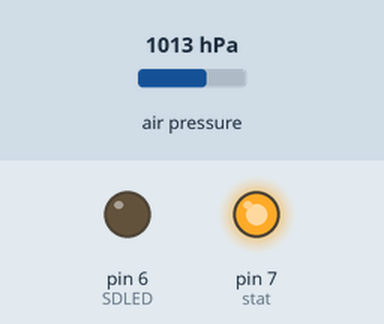
Recording of a sketch running on a simulated Arduino Uno, built with avr-gcc and run on an emulated ATmega328P. Shown: output pins drawn as LEDs (lit = HIGH). The inputs (shaded band) are chosen by the test bench; at power-on: air pressure 1013 hPa. Storage starts empty.

Above: at 2.11 s.
At 7.5 s:
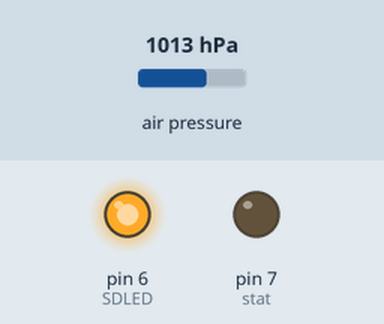
At 9.0 s:
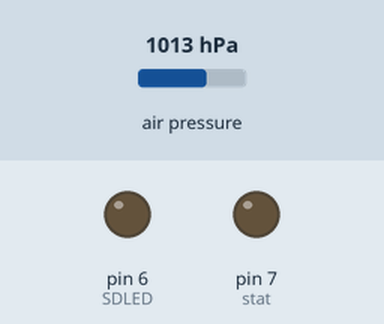
Timing chart, 0 to 10.5 s (numbered marks = the images above):
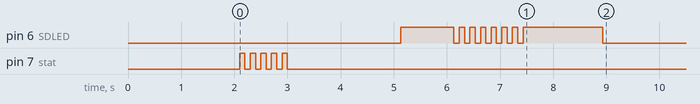

The sketch:

prototype1C.ino
```cpp
//#include <Adafruit_GPS.h>
#include <SoftwareSerial.h>
#include <SPI.h>
#include <SD.h>
#include <Wire.h>
#include <Adafruit_Sensor.h>
#include "Adafruit_BMP3XX.h"

//Adafruit_GPS GPS(&Serial);

#define BMP_SCK A5
#define BMP_MISO A4
#define SEALEVELPRESSURE_HPA (1013.25)
Adafruit_BMP3XX bmp; // I2C

uint32_t timer = millis();
const int chipSelect = 2;
const int stat = 7;
const int SDLED = 6;
char filename[10] = {'D','A','T','A',48,'.','t','x','t'};
int filenum = 48; //48 is the ASCII code for the number 0, 49 is 1, 50 is 2, and so on...

void setup() {
  delay(2000);

  // Prepare LEDS
  pinMode(SDLED,OUTPUT);
  pinMode(stat,OUTPUT);

  // Flash startup status signal
  digitalWrite(stat,LOW);
  delay(100);
  flashBegin();


  //-----------------------------------------------------------SD CARD SETUP------------------------------------------------------------------------
  //Initialize SD card
  delay(1000);
  if (!SD.begin(chipSelect)) {
    while (1){
    flashFailSD();
    }
  }

  // Search the SD card for an unused file name and generate that new file every startup.
  int flag1 = 0;
  while(flag1==0){
    if (filenum>57){
      while(1){
        flashFailSD();
      }
    }
    if (!SD.exists(filename)){ // If a card with the current filename does not exist do these things
      File dataFile = SD.open(filename,FILE_WRITE); // create the file and open it
      while(!dataFile); // wait for the file to become available
      dataFile.println(F("Begin data")); // print a bit of test characters
      dataFile.close(); // Close the file until we need it again
      flag1 = 1; // We do this to escape the while loop
    }
    else{ // If a file with the current file name does already exist, update the 5th character in the filename to try a different file name
      filenum++;
      filename[4] = filenum;
    }
    //delay(100);
  }

  // Flash the confirmation signal
  flashSDConfirm();
  //-----------------------------------------------------------SD CARD SETUP-----------------------------------------------------------------------


  //-----------------------------------------------------------SENSOR SETUP------------------------------------------------------------------------
  //Start with GPS
//  //set baud rate for GPS serial communication
//  GPS.begin(9600);
//
//  //Sending this command will tell me all of the data
//  GPS.sendCommand(PMTK_SET_NMEA_OUTPUT_RMCGGA);
//  GPS.sendCommand(PMTK_SET_NMEA_UPDATE_1HZ);   // 1 Hz update rate (This may need to be higher for the flights

  //IMU setup

  //BMP setup
  // Set up oversampling and filter initialization
  bmp.setTemperatureOversampling(BMP3_OVERSAMPLING_8X);
  bmp.setPressureOversampling(BMP3_OVERSAMPLING_4X);
  bmp.setIIRFilterCoeff(BMP3_IIR_FILTER_COEFF_3);

  if (!bmp.begin()) {
  while (1){
    flashFailedSensor();
  }
  }
}


void loop() {
//  // Start with checking for GPS updates
//  // Log GPS sentance
//  char c = GPS.read();
//
//  // if a sentence is received, we can check the checksum, parse it...
//  if (GPS.newNMEAreceived()) {
//    if (!GPS.parse(GPS.lastNMEA()))   // this also sets the newNMEAreceived() flag to false
//      return;  // we can fail to parse a sentence in which case we should just wait for another
//  }
//
//
//
//
//
//  // approximately every second or so, print out the current stats
//  if (millis() - timer > 1000) {
//    timer = millis(); // reset the timer
//
//    // save data to SD card every second
//    File dataFile = SD.open(filename, FILE_WRITE);
//
//    if ((GPS.fix)&&(dataFile)) {
//      float la = convertMinutesToDecimal(GPS.latitude,GPS.lat);
//      float lo = convertMinutesToDecimal(GPS.longitude,GPS.lon);
//
//      //Print data
//      dataFile.print(timer);
//      dataFile.print(",");
//      dataFile.print(la, 8);
//      dataFile.print(",");
//      dataFile.print(lo, 8);
//      dataFile.print(",");
//      dataFile.print(GPS.speed);
//      dataFile.print(",");
//      dataFile.print(GPS.angle);
//      dataFile.print(",");
//      dataFile.print(GPS.altitude);
//      dataFile.print(",");
//      dataFile.println((int)GPS.satellites);
//
//      dataFile.close();
//    }
//  }

  File dataFile = SD.open(filename,FILE_WRITE);
  dataFile.print(millis());
  dataFile.print(",");
  dataFile.print(bmp.temperature);
  dataFile.print(",");
  dataFile.print(bmp.pressure / 100.0);
  dataFile.print(",");
  dataFile.println(bmp.readAltitude(SEALEVELPRESSURE_HPA));
  dataFile.close();

  delay(200);
}


//float convertMinutesToDecimal(float loc, char hem){
//  //Start by turning minutes into decimals
//  int deg = round((loc/100)-0.500000);
//  loc = (loc/100.000000)-deg;
//
//  float decimals = loc/0.60000;
//
//  decimals = decimals+deg;
//
//  // determine positive or negative based on hemisphere
//  if ((hem=='W')||(hem=='S')){
//    decimals = decimals*-1;
//  }
//
//  return decimals;
//}

void flashBegin(){
  digitalWrite(stat,HIGH);
  delay(100);
  digitalWrite(stat,LOW);
  delay(100);
  digitalWrite(stat,HIGH);
  delay(100);
  digitalWrite(stat,LOW);
  delay(100);
  digitalWrite(stat,HIGH);
  delay(100);
  digitalWrite(stat,LOW);
  delay(100);
  digitalWrite(stat,HIGH);
  delay(100);
  digitalWrite(stat,LOW);
  delay(100);
  digitalWrite(stat,HIGH);
  delay(100);
  digitalWrite(stat,LOW);
  delay(100);
}

void flashFailSD(){
  delay(1000);
  digitalWrite(SDLED,HIGH);
  delay(100);
  digitalWrite(SDLED,LOW);
  delay(200);
  digitalWrite(SDLED,HIGH);
  delay(100);
  digitalWrite(SDLED,LOW);

}

void flashSDConfirm(){
  delay(1000);
  digitalWrite(SDLED,HIGH);
  delay(1000);
  digitalWrite(SDLED,LOW);
  delay(100);
  digitalWrite(SDLED,HIGH);
  delay(100);
  digitalWrite(SDLED,LOW);
  delay(100);
  digitalWrite(SDLED,HIGH);
  delay(100);
  digitalWrite(SDLED,LOW);
  delay(100);
  digitalWrite(SDLED,HIGH);
  delay(100);
  digitalWrite(SDLED,LOW);
  delay(100);
  digitalWrite(SDLED,HIGH);
  delay(100);
  digitalWrite(SDLED,LOW);
  delay(100);
  digitalWrite(SDLED,HIGH);
  delay(100);
  digitalWrite(SDLED,LOW);
  delay(100);
  digitalWrite(SDLED,HIGH);
  delay(100);
  digitalWrite(SDLED,LOW);
  delay(100);
  digitalWrite(SDLED,HIGH);
  delay(1500);
  digitalWrite(SDLED,LOW);
}

void flashFailedSensor(){
  delay(100);
  digitalWrite(stat,HIGH);
  delay(500);
  digitalWrite(stat,LOW);
  delay(200);
  digitalWrite(stat,HIGH);
  delay(100);
  digitalWrite(stat,LOW);
  delay(200);
  digitalWrite(stat,HIGH);
  delay(100);
  digitalWrite(stat,LOW);
}

void SDblink(){
  digitalWrite(SDLED,HIGH);
  delay(100);
  digitalWrite(SDLED,LOW);
  delay(100);
}
```
